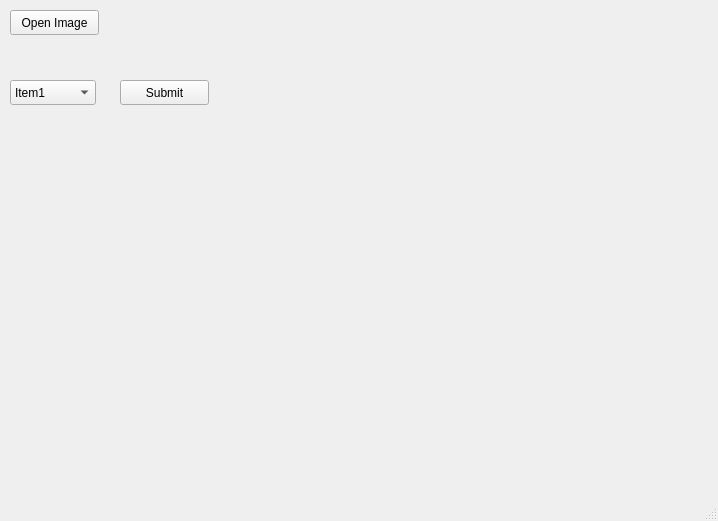
<?xml version="1.0" encoding="UTF-8"?>
<ui version="4.0">
 <class>MainWindow</class>
 <widget class="QMainWindow" name="MainWindow">
  <property name="geometry">
   <rect>
    <x>0</x>
    <y>0</y>
    <width>718</width>
    <height>521</height>
   </rect>
  </property>
  <property name="windowTitle">
   <string>MainWindow</string>
  </property>
  <widget class="QWidget" name="centralwidget">
   <widget class="QLabel" name="label">
    <property name="geometry">
     <rect>
      <x>230</x>
      <y>10</y>
      <width>481</width>
      <height>471</height>
     </rect>
    </property>
    <property name="text">
     <string/>
    </property>
    <property name="pixmap">
     <pixmap>hello.jpg</pixmap>
    </property>
    <property name="scaledContents">
     <bool>true</bool>
    </property>
   </widget>
   <widget class="QPushButton" name="browse_button">
    <property name="geometry">
     <rect>
      <x>10</x>
      <y>10</y>
      <width>89</width>
      <height>25</height>
     </rect>
    </property>
    <property name="text">
     <string>Open Image</string>
    </property>
   </widget>
   <widget class="QComboBox" name="comboBox">
    <property name="geometry">
     <rect>
      <x>10</x>
      <y>80</y>
      <width>86</width>
      <height>25</height>
     </rect>
    </property>
    <item>
     <property name="text">
      <string>Item1</string>
     </property>
    </item>
    <item>
     <property name="text">
      <string>Item2</string>
     </property>
    </item>
   </widget>
   <widget class="QPushButton" name="submit_button">
    <property name="geometry">
     <rect>
      <x>120</x>
      <y>80</y>
      <width>89</width>
      <height>25</height>
     </rect>
    </property>
    <property name="text">
     <string>Submit</string>
    </property>
   </widget>
  </widget>
  <widget class="QMenuBar" name="menubar">
   <property name="geometry">
    <rect>
     <x>0</x>
     <y>0</y>
     <width>718</width>
     <height>22</height>
    </rect>
   </property>
  </widget>
  <widget class="QStatusBar" name="statusbar"/>
 </widget>
 <resources/>
 <connections/>
</ui>
